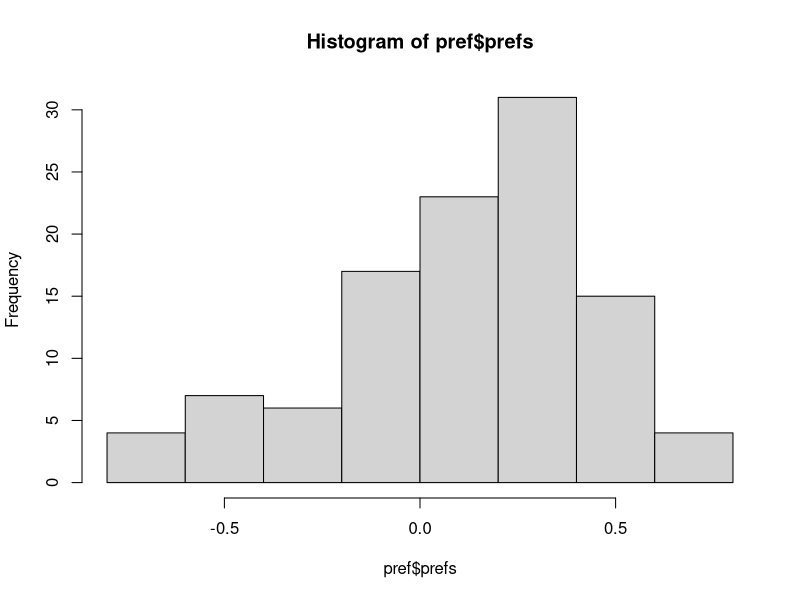
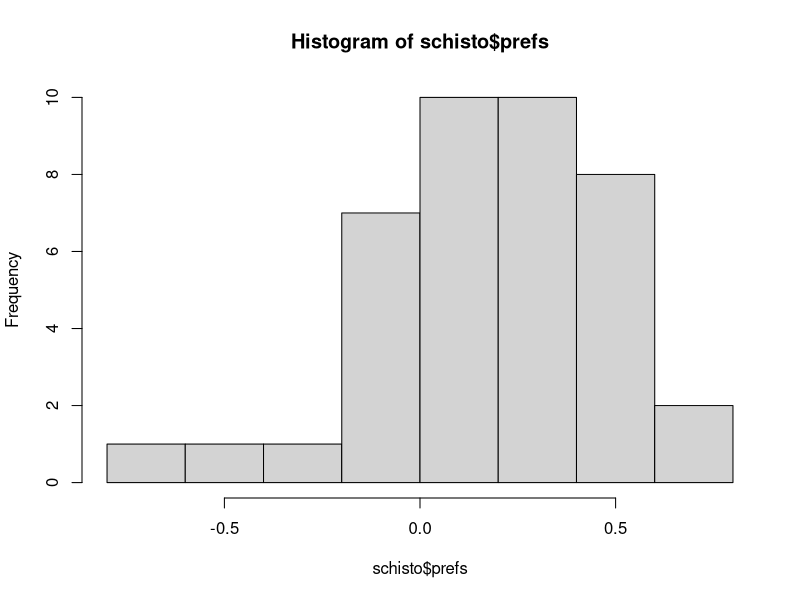
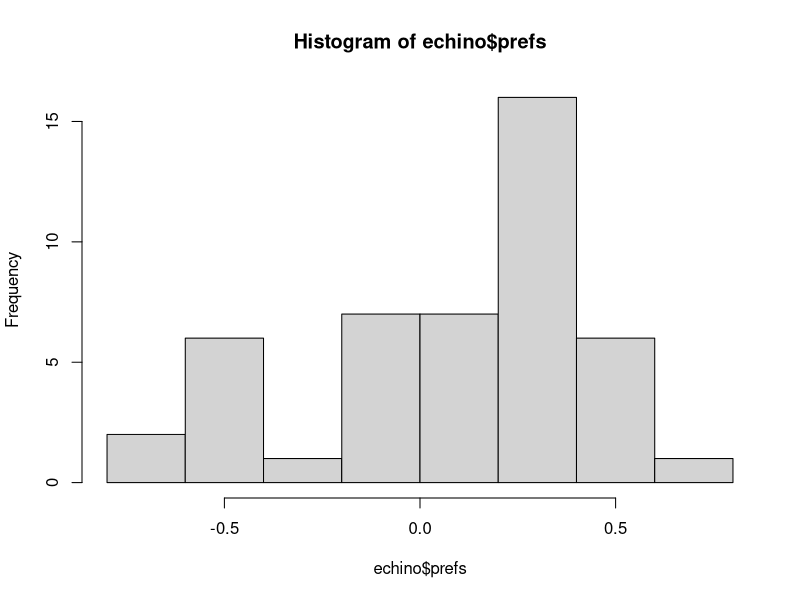
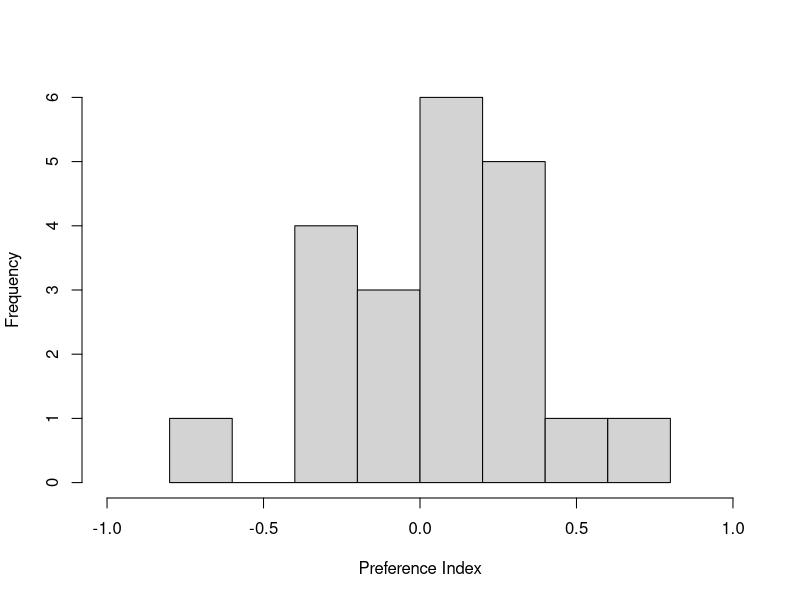
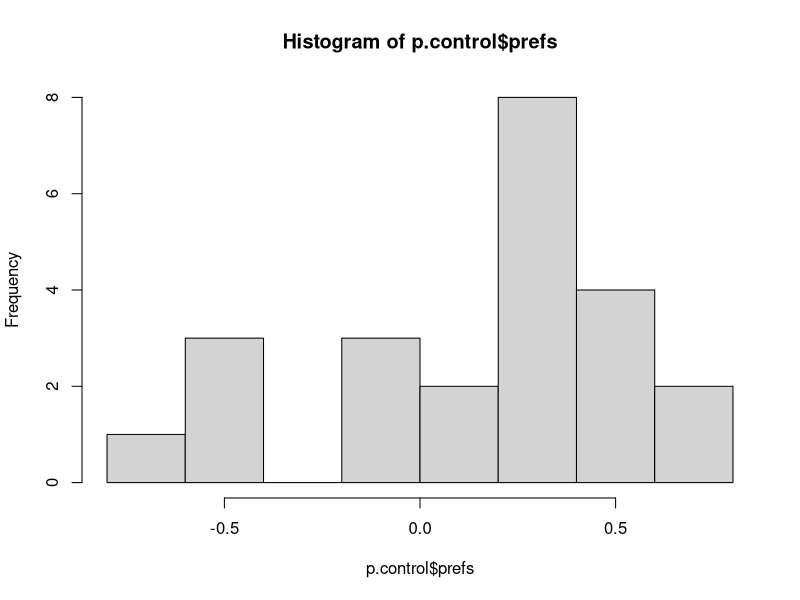
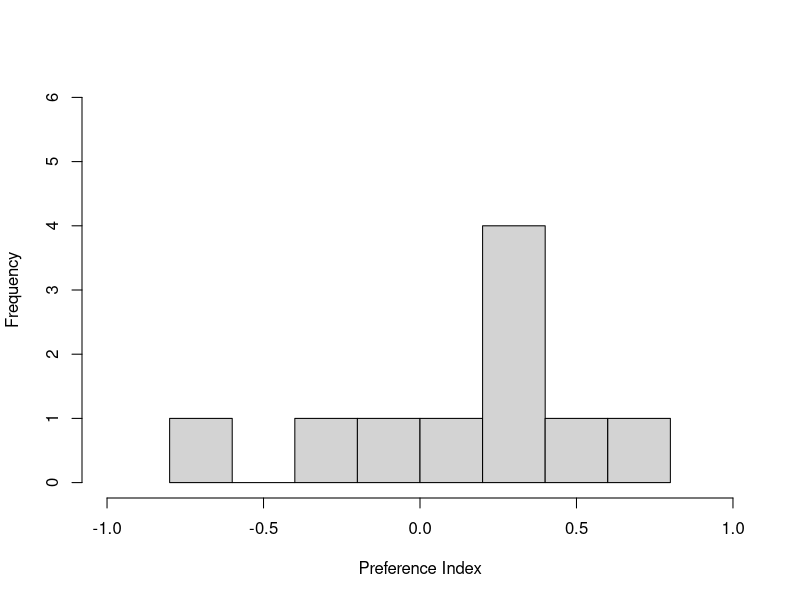
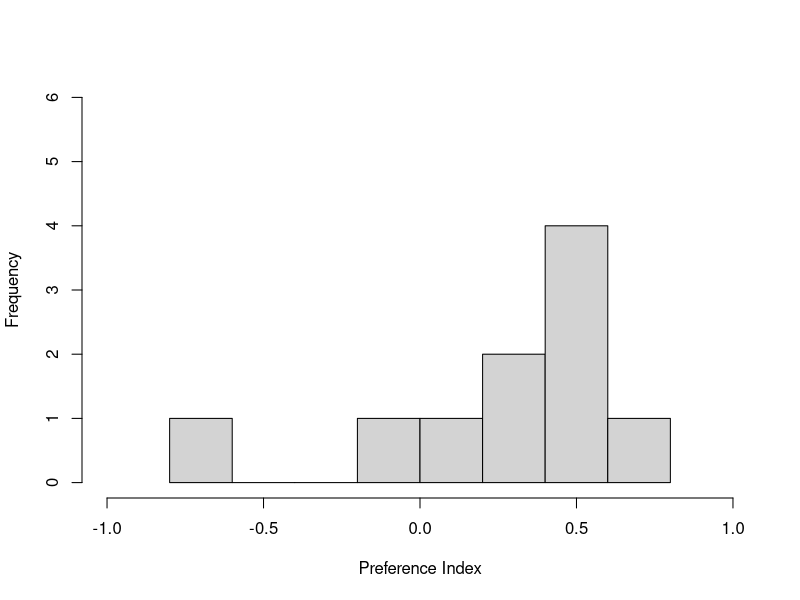
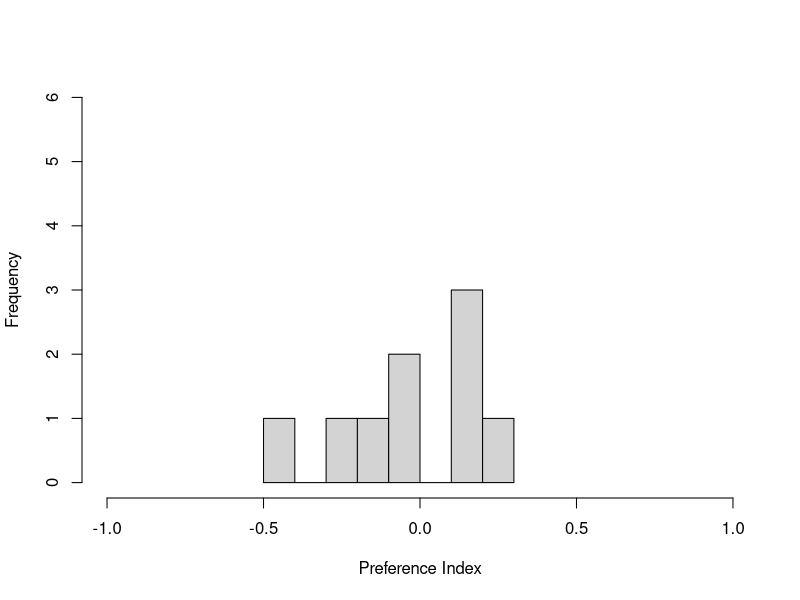

Here is the R script that generated these plots, in order:
setwd("F:/A_in_prep/Chambers/data")
pref <- read.csv("pref.csv")
hist(pref$prefs)
#newdata <- mydata[ which(gender=='F' & age > 65),]
schisto <- pref[which(pref$species == 's' & pref$treatment != "empty"),]
echino <- pref[which(pref$species == 'e' & pref$treatment != "empty"),]
empty <- pref[which(pref$treatment == 'empty'),]
p.control <- pref[which(pref$treatment == 'positive'),]

s.neg <- pref[which(pref$species == 's' & pref$treatment == "empty"),]
s.positive <- pref[which(pref$species == 's' & pref$treatment == "positive"),]
s.svu <- pref[which(pref$species == 's' & pref$treatment == "svu"),]
s.evu <- pref[which(pref$species == 's' & pref$treatment == "evu"),]
s.evs <- pref[which(pref$species == 's' & pref$treatment == "evs"),]

e.neg <- pref[which(pref$species == 'e' & pref$treatment == "empty"),]
e.positive <- pref[which(pref$species == 'e' & pref$treatment == "positive"),]
e.svu <- pref[which(pref$species == 'e' & pref$treatment == "svu"),]
e.evu <- pref[which(pref$species == 'e' & pref$treatment == "evu"),]
e.evs <- pref[which(pref$species == 'e' & pref$treatment == "evs"),]

hist(schisto$prefs)
hist(echino$prefs)
hist(empty$prefs, xlab = "Preference Index", main ='', xlim = c(-1, 1), ylim = c(0,6))
hist(p.control$prefs)

hist(s.neg$prefs, breaks = 6, xlab = "Preference Index", main ='', xlim = c(-1, 1), ylim = c(0,6))
hist(s.positive$prefs, breaks = 6, xlab = "Preference Index", main ='', xlim = c(-1, 1), ylim = c(0,6))
hist(s.svu$prefs, breaks = 6, xlab = "Preference Index", main ='', xlim = c(-1, 1), ylim = c(0,6))
hist(s.evu$prefs, breaks = 6, xlab = "Preference Index", main ='', xlim = c(-1, 1), ylim = c(0,6))
hist(s.evs$prefs, breaks = 6, xlab = "Preference Index", main ='', xlim = c(-1, 1), ylim = c(0,6))

hist(e.neg$prefs, breaks = 6, xlab = "Preference Index", main ='', xlim = c(-1, 1), ylim = c(0,6))
hist(e.positive$prefs, breaks = 6, xlab = "Preference Index", main ='', xlim = c(-1, 1), ylim = c(0,6))
hist(e.svu$prefs, breaks = 6, xlab = "Preference Index", main ='', xlim = c(-1, 1), ylim = c(0,6))
hist(e.evu$prefs, breaks = 6, xlab = "Preference Index", main ='', xlim = c(-1, 1), ylim = c(0,6))
hist(e.evs$prefs, breaks = 6, xlab = "Preference Index", main ='', xlim = c(-1, 1), ylim = c(0,6))

shapiro.test(empty$prefs)
shapiro.test(schisto$prefs)
shapiro.test(echino$prefs)

shapiro.test(s.neg$prefs)
shapiro.test(s.positive$prefs)
shapiro.test(s.svu$prefs)
shapiro.test(s.evu$prefs)
shapiro.test(s.evs$prefs)

shapiro.test(e.neg$prefs)
shapiro.test(e.positive$prefs)
shapiro.test(e.svu$prefs)
shapiro.test(e.evu$prefs)
shapiro.test(e.evs$prefs)
